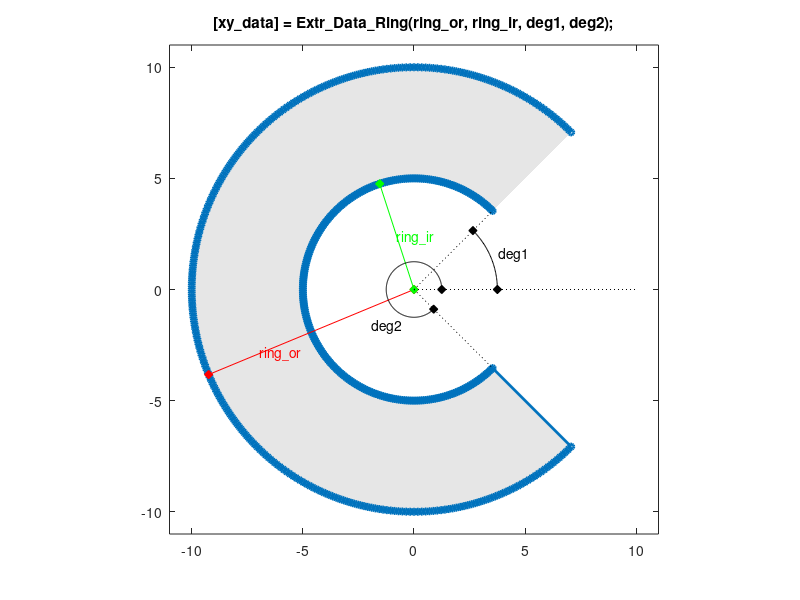

Here is the MATLAB script that generated this plot:
function [xy_data] = Extr_Data_Ring(ring_or, ring_ir, deg1, deg2, varargin)
%Extr_Data_Ring Produce extrusion data for a ring.
%   [xy_data] = Extr_Data_Ring(ring_or, ring_ir, deg1, deg2)
%   This function returns x-y data for a ring.
%   You can specify:
%       Outer radius	ring_or
%       Inner radius	ring_ir
%       Start angle     deg1
%       Finish angle	deg2
%
%   To see a plot showing parameter values, enter the name
%   of the function with no arguments
%   >> Extr_Data_Ring
%
%   To see a plot created with your parameter values,
%   add 'plot' as the final argument
%   >> Extr_Data_Ring(10,5,45,315,'plot')

% Copyright 2012-2026 The MathWorks, Inc.

% Default data to show diagram
if (nargin == 0)
    deg1 = 45;
    deg2 = 315;
    ring_or = 10;
    ring_ir = 5;
end

% Check if plot should be produced
if (isempty(varargin))
    showplot = 'n';
else
    showplot = varargin;
end

% Calculate extrusion data
theta = [(deg1:1:deg2) ]'*pi/180;
unit_circle = [cos(theta), sin(theta)];
if(ring_ir>0)
    xy_data = [ring_or * unit_circle; ring_ir * flipud(unit_circle)];
else
    xy_data = [ring_or * unit_circle];
end

% Plot diagram to show parameters and extrusion
if (nargin == 0 || strcmpi(showplot,'plot'))
    
    % Figure name
    figString = ['h1_' mfilename];
    % Only create a figure if no figure exists
    figExist = 0;
    fig_hExist = evalin('base',['exist(''' figString ''')']);
    if (fig_hExist)
        figExist = evalin('base',['ishandle(' figString ') && strcmp(get(' figString ', ''type''), ''figure'')']);
    end
    if ~figExist
        fig_h = figure('Name',figString);
        assignin('base',figString,fig_h);
    else
        fig_h = evalin('base',figString);
    end
    figure(fig_h)
    clf(fig_h)
    
    % Plot extrusion
    patch(xy_data(:,1),xy_data(:,2),[1 1 1]*0.90,'EdgeColor','none');
    hold on
    plot(xy_data(:,1),xy_data(:,2),'-','Marker','o','MarkerSize',4,'LineWidth',2);
    axis('equal');
    axis([-1.1 1.1 -1.1 1.1]*ring_or);
    
    % Show parameters
    hold on
    
    ir_label_ang = deg1+deg2*0.2;
    or_label_ang = deg1+deg2*0.5;
    plot([0 ring_or*(cos(or_label_ang*pi/180))],[0 ring_or*(sin(or_label_ang*pi/180))],'r-d','MarkerFaceColor','r');
    text(cos(or_label_ang*pi/180)*0.75*ring_or,sin(or_label_ang*pi/180)*0.75*ring_or,'{\color{red}ring\_or}');
    
    plot([0 ring_ir*(cos(ir_label_ang*pi/180))],[0 ring_ir*(sin(ir_label_ang*pi/180))],'g-d','MarkerFaceColor','g');
    text(cos(ir_label_ang*pi/180)*0.5*ring_ir,sin(ir_label_ang*pi/180)*0.5*ring_ir,'{\color{green}ring\_ir}');
    
    plot([0 ring_or],[0 0],'k:');
    plot([0 ring_ir*cos(deg1*pi/180)],[0 ring_ir*sin(deg1*pi/180)],'k:');
    plot([0 ring_ir*cos(deg2*pi/180)],[0 ring_ir*sin(deg2*pi/180)],'k:');
    
    arc1_r = 0.75*ring_ir;
    arc1 = linspace(0,deg1,50)'*pi/180;
    plot(cos(arc1)*arc1_r,sin(arc1)*arc1_r,'k-');
    plot(cos(arc1(1))*arc1_r,sin(arc1(1))*arc1_r,'kd','MarkerFaceColor','k');
    plot(cos(arc1(end))*arc1_r,sin(arc1(end))*arc1_r,'kd','MarkerFaceColor','k');
    text(cos(deg1/2*pi/180)*arc1_r*1.1,sin(deg1/2*pi/180)*arc1_r*1.1,'deg1');
    
    arc2_r = 0.25*ring_ir;
    arc2 = [(0:1:deg2)]'*pi/180;
    plot(cos(arc2)*arc2_r,sin(arc2)*arc2_r,'k-');
    plot(cos(arc2(1))*arc2_r,sin(arc2(1))*arc2_r,'kd','MarkerFaceColor','k');
    plot(cos(arc2(end))*arc2_r,sin(arc2(end))*arc2_r,'kd','MarkerFaceColor','k');
    text(cos(0.7*deg2*pi/180)*arc2_r*2,sin(0.7*deg2*pi/180)*arc2_r*2,'deg2');
    title(['[xy\_data] = Extr\_Data\_Ring(ring\_or, ring\_ir, deg1, deg2);']);
    hold off
    box on
    clear xy_data
end
